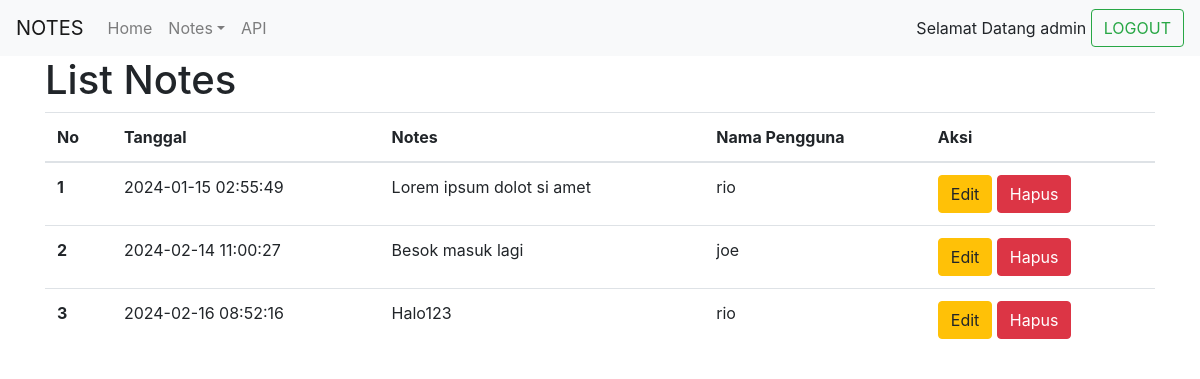
The app's page /list_notes.php (signed in) with its own data.
### tables this page shows
CREATE TABLE `notes` (
  `id` int NOT NULL,
  `note` varchar(255) DEFAULT NULL,
  `created_at` timestamp NULL DEFAULT NULL,
  `id_user` int NOT NULL
);

CREATE TABLE `user` (
  `id_user` int NOT NULL,
  `username` varchar(255) NOT NULL,
  `password` varchar(255) NOT NULL,
  `role` varchar(25) NOT NULL,
  `token` varchar(255) NOT NULL
);

### database.php (called while the page is built, shortened)
<?php
    $koneksi=mysqli_connect(DB_HOST, DB_USER, DB_PASS, DB_NAME) or die("Gagal terhubung dengan Database: " . mysqli_error($dbconnect));
    function show_catatan()
    {
        global $koneksi;
        $hasil=mysqli_query($koneksi,"SELECT notes.id, notes.note,notes.created_at, user.username from notes INNER JOIN user ON NOTES.id_user = user.id_user;");
        $rows=[];
        while($row = mysqli_fetch_assoc($hasil))
        {
            $rows[] = $row;
        }
        return $rows;
    }
?>

### list_notes.php (the view, shortened to what this page needs)
<?php
    require_once('database.php');
    $data=show_catatan();
    $nomor=0;
?>
<!doctype html>
<html lang="en">
  <head>
    <link rel="stylesheet" href="https://cdn.jsdelivr.net/npm/bootstrap@4.6.2/dist/css/bootstrap.min.css">
  </head>
  <body>
  <?php
      if($_SESSION['status']!="login"){
        header("location:login.php?msg=belum_login");
      }else{
        include("navbar.php");
      }
    ?>
    <div class ="container">
    <h1>List Notes</h1>
    <table class="table">
  <thead>
    <tr>
      <th scope="col">No</th>
      <th scope="col">Tanggal</th>
      <th scope="col">Notes</th>
      <th scope="col">Nama Pengguna</th>
      <th scope="col">Aksi</th>
    </tr>
  </thead>
  <tbody>
    <?php foreach($data as $note) : ?>
    <?php $nomor++; ?>
    <tr>
      <th scope="row"><?php echo "$nomor"; ?></th>
      <td><?php echo "$note[created_at]";?></td>
      <td><?php echo "$note[note]";?></td>
      <td><?php echo "$note[username]";?></td>
      <td><?php echo "<a href='edit.php?id=$note[id]'><button class='btn btn-warning'>Edit</button></a> <a href='javascript:hapusData(".$note['id'].")'><button class='btn btn-danger'>Hapus</button></a>"; ?></td>
    </tr>
    <?php endforeach; ?>
  </tbody>
</table>
    </div>
  </body>
</html>

### navbar.php (shortened to what this page needs)
<nav class="navbar navbar-expand-lg navbar-light bg-light">
  <a class="navbar-brand" href="#">NOTES</a>
  <div class="collapse navbar-collapse" id="navbarSupportedContent">
    <ul class="navbar-nav mr-auto">
      <li class="nav-item">
        <a class="nav-link" href="index.php">Home <span class="sr-only">(current)</span></a>
      </li>
      <li class="nav-item dropdown">
        <a class="nav-link dropdown-toggle" href="#" role="button" data-toggle="dropdown" aria-expanded="false">Notes</a>
      </li>
      <li class="nav-item">
        <a class="nav-link" href="#">API</a>
      </li>
    </ul>
    Selamat Datang <?php echo $_SESSION['role']; ?>&nbsp;<a href="logout.php"><button class="btn btn-outline-success my-2 my-sm-0">LOGOUT</button></a>
  </div>
</nav>

### records on screen
notes: created_at "2024-01-15 02:55:49", note "Lorem ipsum dolot si amet", id_user.username "rio"
notes: created_at "2024-02-14 11:00:27", note "Besok masuk lagi", id_user.username "joe"
notes: created_at "2024-02-16 08:52:16", note "Halo123", id_user.username "rio"

### other values on screen
$_SESSION['role'] "admin"
